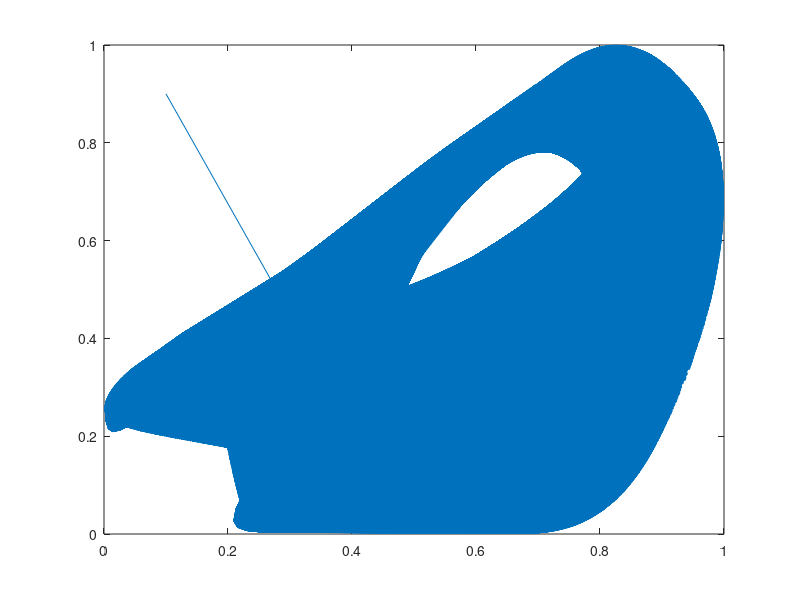
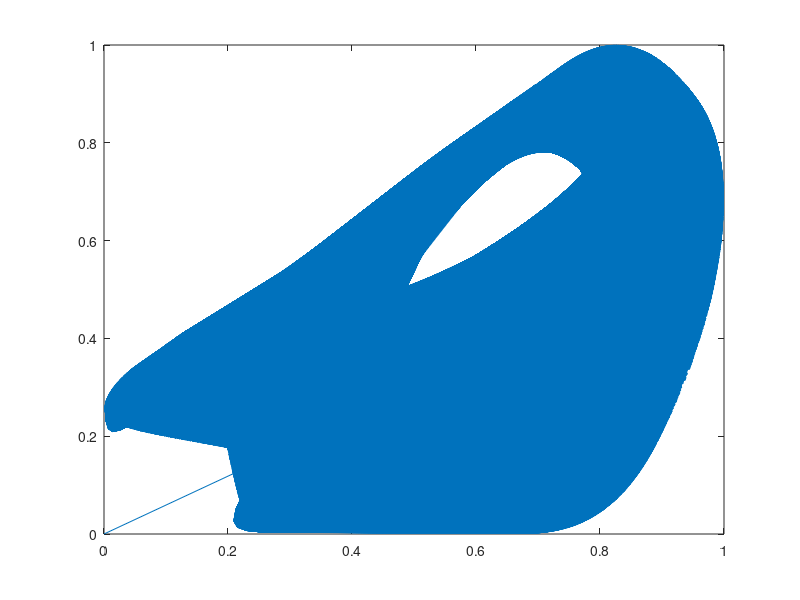

Write MATLAB code to recreate these figures, in order.
total = 100000;
r = 1.19

count_anomalies = 0;
count_unequal = 0;

x = zeros(total,1);
y = zeros(total,1);
c = zeros(total,1);
d = zeros(total,1); 

x(1) = 0.1;
y(1) = 0.9;

a = x(1);
b = y(1); 

% old implementation 
for i = 1:total - 1
  x(i + 1) = r * ((3 * y(i)) + 1) * x(i) * (1 - x(i));
  y(i + 1) = r * ((3 * x(i + 1)) + 1) * y(i) * (1 - y(i));
endfor



for i = 1:total - 1
  if (x(i) > 1 || x(i) < 0)
    count_anomalies = count_anomalies + 1;
  else
    printf("");
  endif
endfor


% new implementation 
for i = 1:total - 1
  a = r * ((3 * b) + 1) * a * (1 - a);
  b = r * ((3 * a) + 1) * b * (1 - b);
  c(i + 1) = a;
  d(i + 1) = b;
  
endfor



for i = 1:total - 1
  if (x(i) != c(i))
    count_unequal = count_unequal + 1;
  endif
endfor

  
%printf("\ncount_unequal = \n");
count_unequal

%printf("\ncount_anomalies = \n");
count_anomalies

%figure() is used to display multiple plot windows

figure(1);
plot(x,y,'MarkerSize',4);
figure(2);
plot(c,d,'MarkerSize',4);

printf("\nIn twodlm\n");
%x(total - 2)
%x(total - 3)
%x(total - 4)
%x(total - 5)
